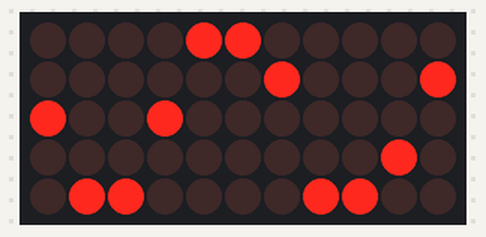
This program was run on a simulated Raspberry Pi (BCM pin numbers) with a Scroll pHAT. Shown: 11×5 LED matrix. Random numbers come from a fixed seed.

Above: at 0.1 s.
At 4.1 s:
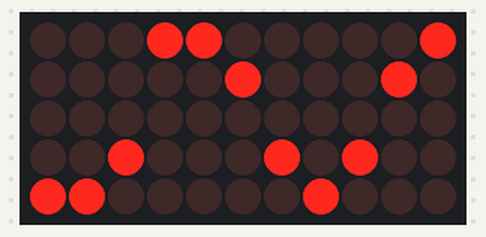
At 9.1 s:
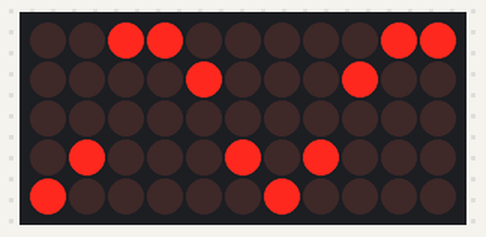
At 19.1 s:
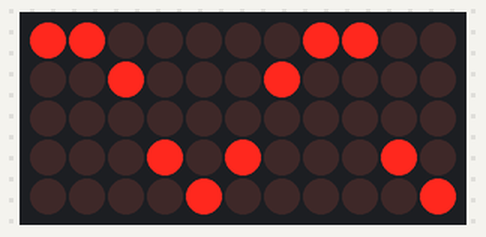
At 29.1 s:
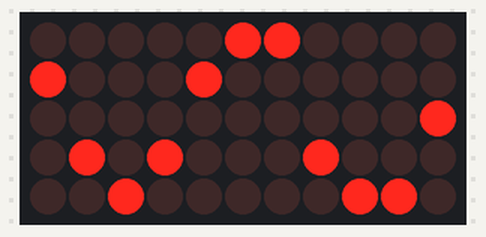
At 37.2 s:
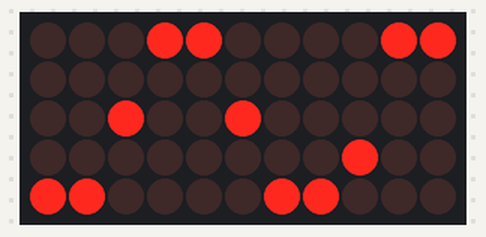

Measured:
- what the display in image 1 shows lasts 1.0 s, from 4.0 s to 5.0 s

The program:

sine3.py
```python
#!/usr/bin/env python

import scrollphat
import math
import time
import sys
from random import randint

i = 0
buf = [0] * 11
scrollphat.set_brightness(1)

while True:
    try:
        for x in range(0, 11):
            y = (math.sin((i + (x * 10)) / 10.0) + 1) # Produces range from 0 to 2
            y *= 2.5 # Scale to 0 to 5
            buf[x] = 1 << int(y)

#        scrollphat.set_brightness(randint(1,100))
        for q in range(randint(0,3)):
            y = randint(0,4)
            x = randint(0,10)
            scrollphat.set_pixel(x,y,1)
                                     #   sp.update()
                                      #      time.sleep(0.1)
                                       #         sp.clear()

        scrollphat.set_buffer(buf)
        scrollphat.update()

        time.sleep(0.5)

        i += 1
    except KeyboardInterrupt:
        scrollphat.clear()
        sys.exit(-1)
```
